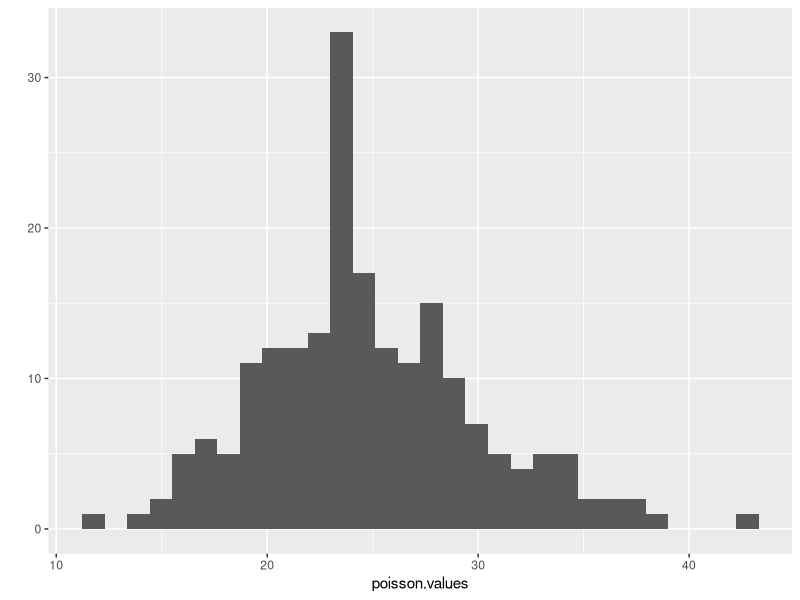
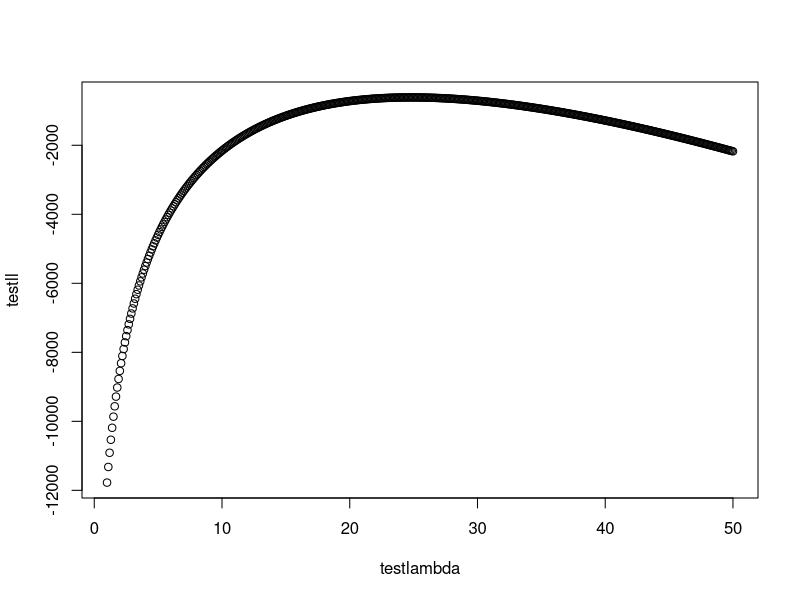
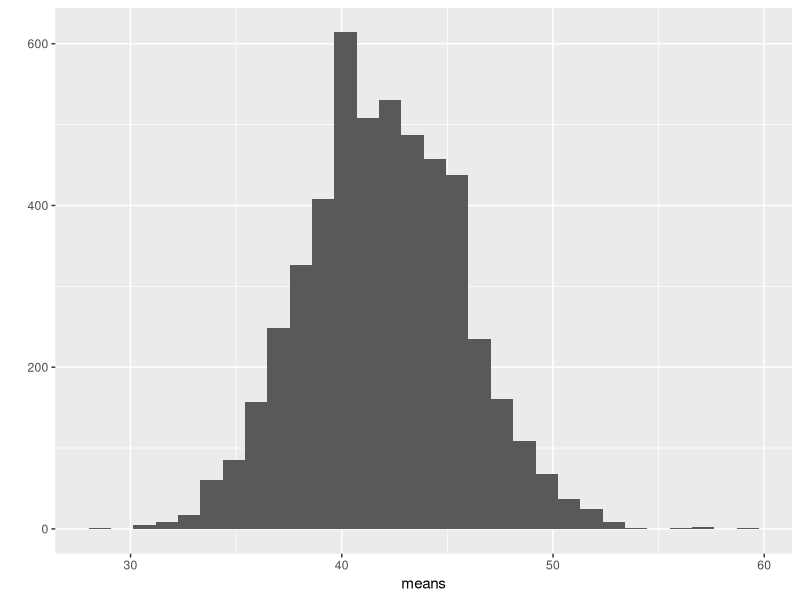
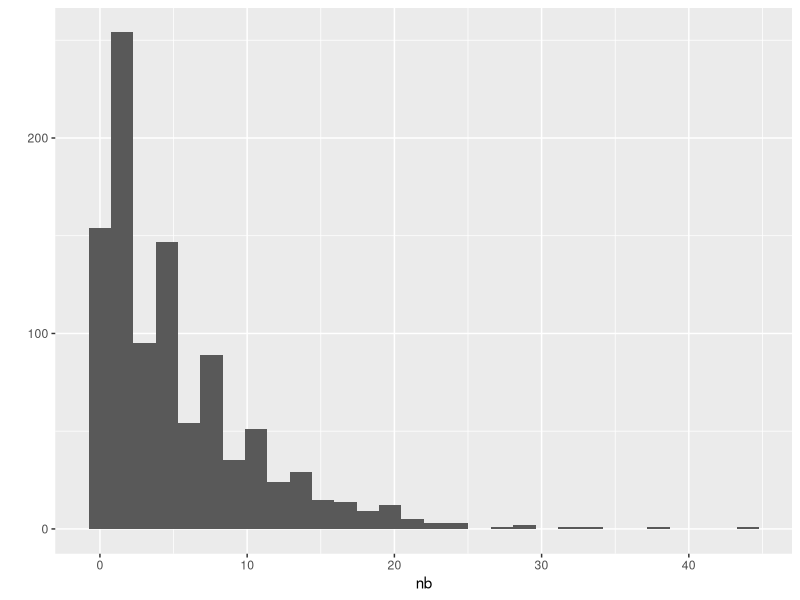
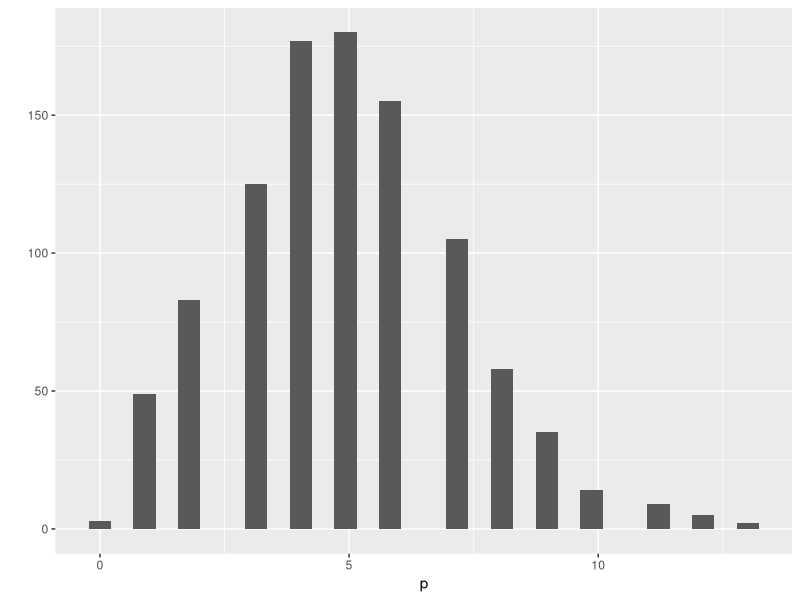

Here is the R script that generated these plots, in order:
## ---- chunk 1
knitr::opts_chunk$set(echo = TRUE)
## ---- chunk 2
library(ggplot2) # needed for qplot
poisson.values = rpois(200, 25)
poisson.values
qplot(poisson.values)
## ---- chunk 3
ll = function(x, lambda) {-length(x)*lambda - sum(log(factorial(x))) + log(lambda)*sum(x) }
testlambda <- seq(1, 50, 0.1)
## ---- chunk 4
testll <- sapply(testlambda, function(y) ll(poisson.values,y))
plot(testlambda, testll)
## ---- chunk 5
library(MASS)
fitdistr(poisson.values, "poisson")
## ---- chunk 6
mean(poisson.values)
## ---- chunk 7
trial = vector(mode = "list", length = 5000) # Create a list with 5000 elements
trial <- lapply(trial, function (x) rpois(3,42)) # Fill each list element with 3 random draws
means <- sapply(trial, mean) # Take the mean for each (our MLE)
qplot(means, geom = "histogram") # Show
## ---- chunk 8

nb <- rnbinom(1000, size = 1, mu = 5) # In R, as size -> infinity, NB ~ Pois
p <- rpois(1000, 5)
qplot(nb)
qplot(p)

## ---- chunk 9
fitdistr(poisson.values, "negative binomial")
